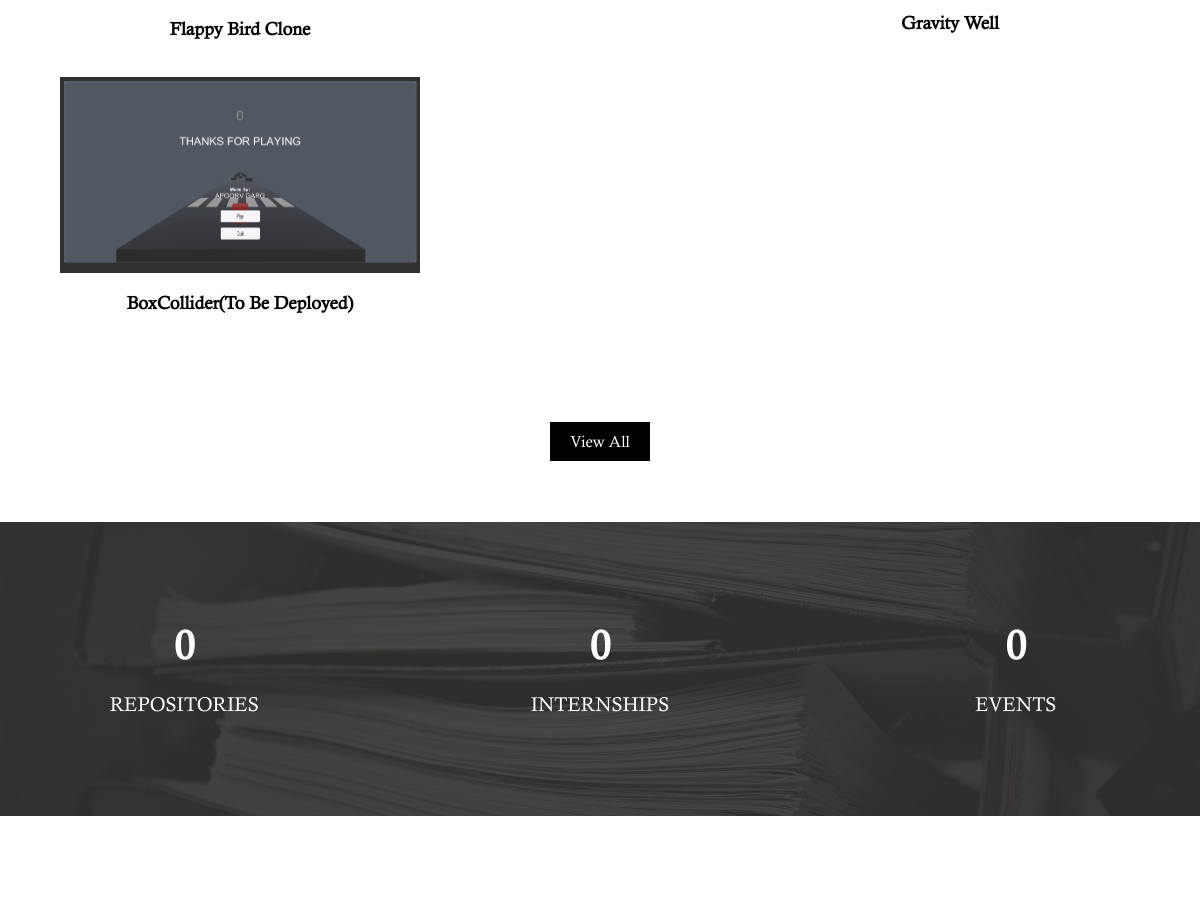
Before: / (middle part) with the older database file.
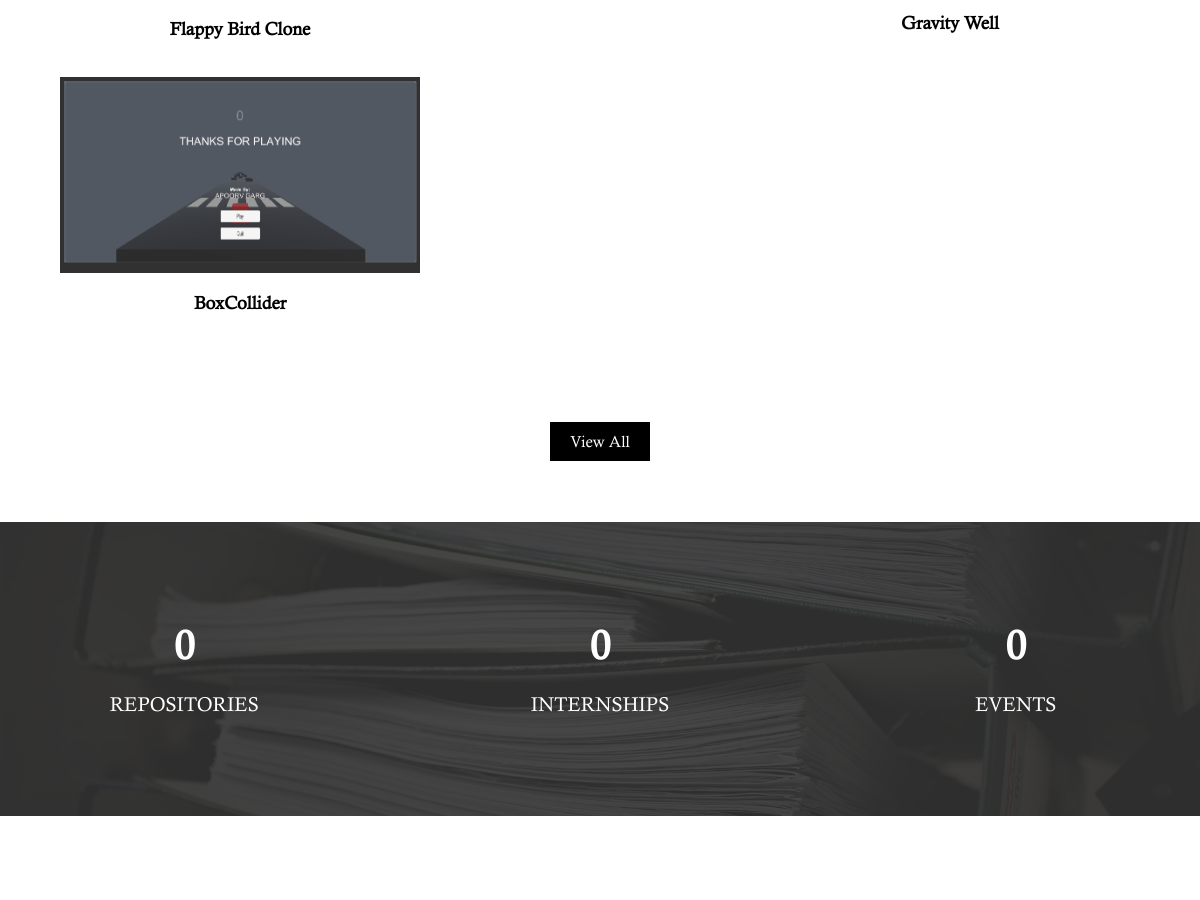
After: the same page with the newer database file.
### Home/models.py (models this page shows, shortened)
class Game(models.Model):
    image=models.ImageField(upload_to="images")
    name=models.CharField(max_length=30)
    link=models.CharField(max_length=300)
    visible=models.BooleanField(default=True)

### Home/views.py (the view)
# urls.py: path('', views.home),
def home(request):
    about=About.objects.all()[0]
    work=Work.objects.all()
    paper=Paper.objects.all()
    count=Count.objects.all()
    podcast=Media.objects.all()
    skill=Skill.objects.all()
    article=Article.objects.filter(visible=True).order_by('-date')
    link=Link.objects.all()
    message_form=MessageForm()
    game=Game.objects.all()
    context={
        'about':about,
        'works':work,
        'papers':paper,
        'counter':count,
        'podcasts':podcast,
        'skills':skill,
        'articles':article,
        'links':link,
        'message_form':message_form,
        'games':game,
    }
    return render(request,"index.html",context)

### templates/index.html (shortened to what this page needs)
{% load static %}
<!doctype html>
<html lang="en">
<head>
    <link rel="stylesheet" href="https://cdnjs.cloudflare.com/ajax/libs/font-awesome/4.7.0/css/font-awesome.min.css">
    <link rel="stylesheet" href="{% static 'css/style.css' %}">
    <link rel="stylesheet" href="{% static 'css/slick.css' %}">
</head>
<body>
    <section class="fh5co-books" id="#projects">
        <div class="site-container">
            <div class="books">
                {% for work in games %}
                <div class="single-book">
                    <a target="_blank" href="{{work.link}}" class="single-book__img">
                        <img src="{{work.image.url}}" alt="single book and cd">
                    </a>
                    <h4 class="single-book__title">{{work.name}}</h4>
                </div>
                {% endfor %}
            </div>
            <div class="books-brand-button">
                <a href="https://gamejoint.herokuapp.com/" target="_blank" style="background-color: black;" class="brand-button">View All</a>
            </div>
        </div>
    </section>
    <div class="fh5co-counter counters" id="#internships">
        <div class="counter-inner site-container">
            {% for count in counter %}
            <div class="single-count">
                <span class="count" data-count="{{count.number}}">0</span>
                <div class="single-count__text">
                    <p>{{count.name}}</p>
                </div>
            </div>
            {% endfor %}
        </div>
    </div>
</body>
</html>

Changed rows visible on the page:
changed Game: name "BoxCollider(To Be Deployed)" → "BoxCollider"
